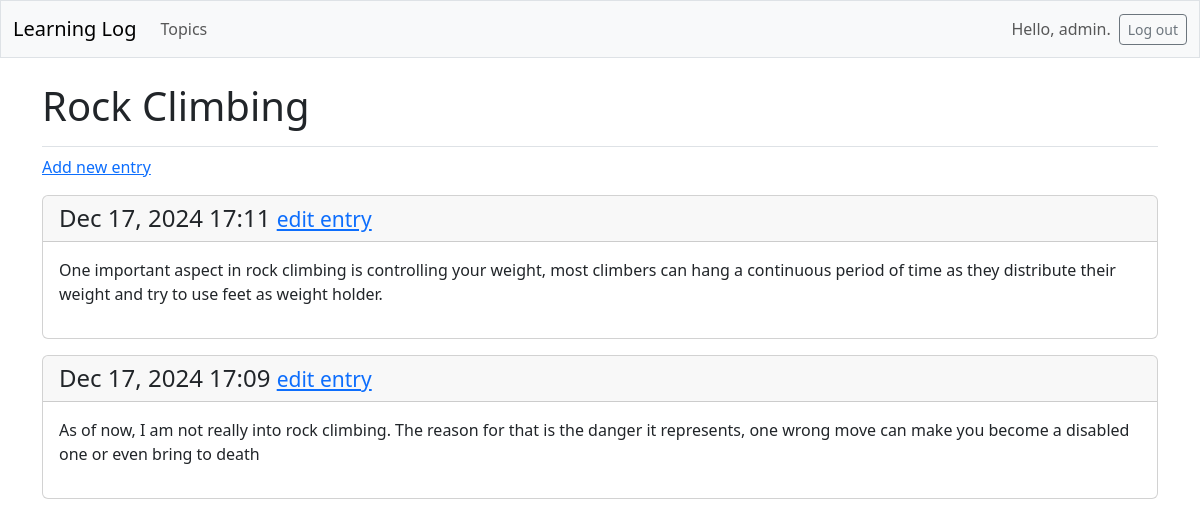
The page /topics/2/ (signed in) on the database its author committed.
### learning_logs/models.py (models this page shows, shortened)
class Topic(models.Model):
    text = models.CharField(max_length=200)
    date_added = models.DateTimeField(auto_now_add=True)
    owner = models.ForeignKey(User, on_delete=models.CASCADE)

class Entry(models.Model):
    topic = models.ForeignKey(Topic, on_delete=models.CASCADE)
    text = models.TextField()
    date_added = models.DateTimeField(auto_now_add=True)
    class Meta:
        verbose_name_plural = 'entries'

### learning_logs/views.py (the view)
# urls.py: path('topics/<int:topic_id>/', views.topic, name = 'topic'),
@login_required
def topic(request, topic_id):
    topic = Topic.objects.get(id=topic_id)
    if topic.owner != request.user:
        raise Http404
    entries = topic.entry_set.order_by('-date_added')
    context = {'topic': topic, 'entries':entries}
    return render(request, 'learning_logs/topic.html', context)

### learning_logs/templates/learning_logs/topic.html
{%extends 'learning_logs/base.html' %}
{% block page_header %}
    <h1>{{ topic.text }}</h1>
{% endblock page_header %}
{% block content %}
<p>
    <a href="{% url 'learning_logs:new_entry' topic.id %}">Add new entry</a>
  </p>
    {%for entry in entries%}
        <div class="card mb-3">
            <h4 class="card-header">
            {{ entry.date_added|date:'M d, Y H:i' }}
            <small><a href="{% url 'learning_logs:edit_entry' entry.id %}">
                edit entry</a></small>
            </h4>
            <div class="card-body">{{ entry.text|linebreaks }}</div>
        </div>
    {%empty%}
    <p>There are no entries for this topic yet.</p>
    {%endfor%}
{% endblock content %}

### learning_logs/templates/learning_logs/base.html (shortened to what this page needs)
<!DOCTYPE html>
<html lang="en">
<head>
    {% load django_bootstrap5 %}
    {% bootstrap_css %}
</head>
<body>
    <nav class="navbar navbar-expand-md navbar-light bg-light mb-4 border">
        <div class="container-fluid">
          <a class="navbar-brand" href="{% url 'learning_logs:index' %}">
              Learning Log</a>
          <div class="collapse navbar-collapse" id="navbarCollapse">
            <ul class="navbar-nav me-auto mb-2 mb-md-0">
              <li class="nav-item">
                <a class="nav-link" href="{% url 'learning_logs:topics' %}">
                  Topics</a></li>
            </ul>
                <ul class="navbar-nav ms-auto mb-2 mb-md-0">
                    {% if user.is_authenticated %}
                    <li class="nav-item">
                        <span class="navbar-text me-2">Hello, {{ user.username }}.
                        </span></li>
                    {% endif %}
          </ul>
            {% if user.is_authenticated %}
                <form action="{% url 'accounts:logout' %}" method='post'>
                    <button name='submit' class='btn btn-outline-secondary btn-sm'>
                    Log out</button>
                </form>
            {% endif %}
          </div>
        </div>
      </nav>
      <main class="container">
        <div class="pb-2 mb-2 border-bottom">
          {% block page_header %}{% endblock page_header %}
        </div>
        <div>
            {%block content%}{%endblock content%}
        </div>
      </main>
</body>
</html>

### rows shown on the page
Topic: text "Rock Climbing"
Entry: date_added "Dec 17, 2024 17:11", text "One important aspect in rock climbing is controlling your weight, most climbers can hang a continuous period of time as they distribute their weight and try to use feet as weight holder."
Entry: date_added "Dec 17, 2024 17:09", text "As of now, I am not really into rock climbing. The reason for that is the danger it represents, one wrong move can make you become a disabled one or even bring to death"

### other values the page prints
{{ user.username }} "admin"
